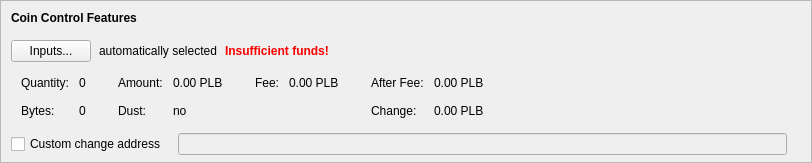
      <widget class="QFrame" name="frameCoinControl">
       <property name="sizePolicy">
        <sizepolicy hsizetype="Expanding" vsizetype="Fixed">
         <horstretch>0</horstretch>
         <verstretch>0</verstretch>
        </sizepolicy>
       </property>
       <property name="maximumSize">
        <size>
         <width>16777215</width>
         <height>16777215</height>
        </size>
       </property>
       <property name="frameShape">
        <enum>QFrame::StyledPanel</enum>
       </property>
       <property name="frameShadow">
        <enum>QFrame::Sunken</enum>
       </property>
       <layout class="QVBoxLayout" name="verticalLayoutCoinControl2">
        <property name="spacing">
         <number>0</number>
        </property>
        <property name="leftMargin">
         <number>0</number>
        </property>
        <property name="topMargin">
         <number>0</number>
        </property>
        <property name="rightMargin">
         <number>0</number>
        </property>
        <property name="bottomMargin">
         <number>6</number>
        </property>
        <item>
         <layout class="QVBoxLayout" name="verticalLayoutCoinControl" stretch="0,0,0,0,0">
          <property name="spacing">
           <number>0</number>
          </property>
          <property name="leftMargin">
           <number>10</number>
          </property>
          <property name="topMargin">
           <number>10</number>
          </property>
          <item>
           <layout class="QHBoxLayout" name="horizontalLayoutCoinControl1">
            <property name="bottomMargin">
             <number>15</number>
            </property>
            <item>
             <widget class="QLabel" name="labelCoinControlFeatures">
              <property name="sizePolicy">
               <sizepolicy hsizetype="Preferred" vsizetype="Maximum">
                <horstretch>0</horstretch>
                <verstretch>0</verstretch>
               </sizepolicy>
              </property>
              <property name="font">
               <font>
                <weight>57</weight>
                <bold>false</bold>
               </font>
              </property>
              <property name="styleSheet">
               <string notr="true">font-weight:500;</string>
              </property>
              <property name="text">
               <string>Coin Control Features</string>
              </property>
             </widget>
            </item>
           </layout>
          </item>
          <item>
           <layout class="QHBoxLayout" name="horizontalLayoutCoinControl2" stretch="0,0,0,0">
            <property name="spacing">
             <number>8</number>
            </property>
            <property name="bottomMargin">
             <number>10</number>
            </property>
            <item>
             <widget class="QPushButton" name="pushButtonCoinControl">
              <property name="styleSheet">
               <string notr="true"/>
              </property>
              <property name="text">
               <string>Inputs...</string>
              </property>
              <property name="autoDefault">
               <bool>false</bool>
              </property>
             </widget>
            </item>
            <item>
             <widget class="QLabel" name="labelCoinControlAutomaticallySelected">
              <property name="text">
               <string>automatically selected</string>
              </property>
              <property name="margin">
               <number>5</number>
              </property>
             </widget>
            </item>
            <item>
             <widget class="QLabel" name="labelCoinControlInsuffFunds">
              <property name="font">
               <font>
                <weight>57</weight>
                <bold>false</bold>
               </font>
              </property>
              <property name="styleSheet">
               <string notr="true">color:red;font-weight:500;</string>
              </property>
              <property name="text">
               <string>Insufficient funds!</string>
              </property>
              <property name="margin">
               <number>5</number>
              </property>
             </widget>
            </item>
            <item>
             <spacer name="horizontalSpacerCoinControl">
              <property name="orientation">
               <enum>Qt::Horizontal</enum>
              </property>
              <property name="sizeHint" stdset="0">
               <size>
                <width>40</width>
                <height>1</height>
               </size>
              </property>
             </spacer>
            </item>
           </layout>
          </item>
          <item>
           <widget class="QWidget" name="widgetCoinControl" native="true">
            <property name="sizePolicy">
             <sizepolicy hsizetype="Preferred" vsizetype="Preferred">
              <horstretch>0</horstretch>
              <verstretch>0</verstretch>
             </sizepolicy>
            </property>
            <property name="minimumSize">
             <size>
              <width>0</width>
              <height>0</height>
             </size>
            </property>
            <property name="styleSheet">
             <string notr="true"/>
            </property>
            <layout class="QHBoxLayout" name="horizontalLayoutCoinControl5">
             <property name="leftMargin">
              <number>0</number>
             </property>
             <property name="topMargin">
              <number>0</number>
             </property>
             <property name="rightMargin">
              <number>0</number>
             </property>
             <property name="bottomMargin">
              <number>0</number>
             </property>
             <item>
              <layout class="QHBoxLayout" name="horizontalLayoutCoinControl3" stretch="0,0,0,1">
               <property name="spacing">
                <number>20</number>
               </property>
               <property name="topMargin">
                <number>0</number>
               </property>
               <property name="bottomMargin">
                <number>10</number>
               </property>
               <item>
                <layout class="QFormLayout" name="formLayoutCoinControl1">
                 <property name="horizontalSpacing">
                  <number>10</number>
                 </property>
                 <property name="verticalSpacing">
                  <number>14</number>
                 </property>
                 <property name="leftMargin">
                  <number>10</number>
                 </property>
                 <property name="topMargin">
                  <number>4</number>
                 </property>
                 <property name="rightMargin">
                  <number>6</number>
                 </property>
                 <item row="0" column="0">
                  <widget class="QLabel" name="labelCoinControlQuantityText">
                   <property name="font">
                    <font>
                     <weight>57</weight>
                     <bold>false</bold>
                    </font>
                   </property>
                   <property name="text">
                    <string>Quantity:</string>
                   </property>
                   <property name="margin">
                    <number>0</number>
                   </property>
                  </widget>
                 </item>
                 <item row="0" column="1">
                  <widget class="QLabel" name="labelCoinControlQuantity">
                   <property name="cursor">
                    <cursorShape>IBeamCursor</cursorShape>
                   </property>
                   <property name="contextMenuPolicy">
                    <enum>Qt::ActionsContextMenu</enum>
                   </property>
                   <property name="text">
                    <string notr="true">0</string>
                   </property>
                   <property name="margin">
                    <number>0</number>
                   </property>
                   <property name="textInteractionFlags">
                    <set>Qt::LinksAccessibleByMouse|Qt::TextSelectableByKeyboard|Qt::TextSelectableByMouse</set>
                   </property>
                  </widget>
                 </item>
                 <item row="1" column="0">
                  <widget class="QLabel" name="labelCoinControlBytesText">
                   <property name="font">
                    <font>
                     <weight>57</weight>
                     <bold>false</bold>
                    </font>
                   </property>
                   <property name="text">
                    <string>Bytes:</string>
                   </property>
                  </widget>
                 </item>
                 <item row="1" column="1">
                  <widget class="QLabel" name="labelCoinControlBytes">
                   <property name="cursor">
                    <cursorShape>IBeamCursor</cursorShape>
                   </property>
                   <property name="contextMenuPolicy">
                    <enum>Qt::ActionsContextMenu</enum>
                   </property>
                   <property name="text">
                    <string notr="true">0</string>
                   </property>
                   <property name="textInteractionFlags">
                    <set>Qt::LinksAccessibleByMouse|Qt::TextSelectableByKeyboard|Qt::TextSelectableByMouse</set>
                   </property>
                  </widget>
                 </item>
                </layout>
               </item>
               <item>
                <layout class="QFormLayout" name="formLayoutCoinControl2">
                 <property name="horizontalSpacing">
                  <number>10</number>
                 </property>
                 <property name="verticalSpacing">
                  <number>14</number>
                 </property>
                 <property name="leftMargin">
                  <number>6</number>
                 </property>
                 <property name="topMargin">
                  <number>4</number>
                 </property>
                 <property name="rightMargin">
                  <number>6</number>
                 </property>
                 <item row="0" column="0">
                  <widget class="QLabel" name="labelCoinControlAmountText">
                   <property name="font">
                    <font>
                     <weight>57</weight>
                     <bold>false</bold>
                    </font>
                   </property>
                   <property name="text">
                    <string>Amount:</string>
                   </property>
                   <property name="margin">
                    <number>0</number>
                   </property>
                  </widget>
                 </item>
                 <item row="0" column="1">
                  <widget class="QLabel" name="labelCoinControlAmount">
                   <property name="cursor">
                    <cursorShape>IBeamCursor</cursorShape>
                   </property>
                   <property name="contextMenuPolicy">
                    <enum>Qt::ActionsContextMenu</enum>
                   </property>
                   <property name="text">
                    <string notr="true">0.00 PLB</string>
                   </property>
                   <property name="textInteractionFlags">
                    <set>Qt::LinksAccessibleByMouse|Qt::TextSelectableByKeyboard|Qt::TextSelectableByMouse</set>
                   </property>
                  </widget>
                 </item>
                 <item row="1" column="0">
                  <widget class="QLabel" name="labelCoinControlLowOutputText">
                   <property name="font">
                    <font>
                     <weight>57</weight>
                     <bold>false</bold>
                    </font>
                   </property>
                   <property name="text">
                    <string>Dust:</string>
                   </property>
                  </widget>
                 </item>
                 <item row="1" column="1">
                  <widget class="QLabel" name="labelCoinControlLowOutput">
                   <property name="cursor">
                    <cursorShape>IBeamCursor</cursorShape>
                   </property>
                   <property name="contextMenuPolicy">
                    <enum>Qt::ActionsContextMenu</enum>
                   </property>
                   <property name="text">
                    <string notr="true">no</string>
                   </property>
                   <property name="textInteractionFlags">
                    <set>Qt::LinksAccessibleByMouse|Qt::TextSelectableByKeyboard|Qt::TextSelectableByMouse</set>
                   </property>
                  </widget>
                 </item>
                </layout>
               </item>
               <item>
                <layout class="QFormLayout" name="formLayoutCoinControl3">
                 <property name="horizontalSpacing">
                  <number>10</number>
                 </property>
                 <property name="verticalSpacing">
                  <number>14</number>
                 </property>
                 <property name="leftMargin">
                  <number>6</number>
                 </property>
                 <property name="topMargin">
                  <number>4</number>
                 </property>
                 <property name="rightMargin">
                  <number>6</number>
                 </property>
                 <item row="0" column="0">
                  <widget class="QLabel" name="labelCoinControlFeeText">
                   <property name="font">
                    <font>
                     <weight>57</weight>
                     <bold>false</bold>
                    </font>
                   </property>
                   <property name="text">
                    <string>Fee:</string>
                   </property>
                   <property name="margin">
                    <number>0</number>
                   </property>
                  </widget>
                 </item>
                 <item row="0" column="1">
                  <widget class="QLabel" name="labelCoinControlFee">
                   <property name="cursor">
                    <cursorShape>IBeamCursor</cursorShape>
                   </property>
                   <property name="contextMenuPolicy">
                    <enum>Qt::ActionsContextMenu</enum>
                   </property>
                   <property name="text">
                    <string notr="true">0.00 PLB</string>
                   </property>
                   <property name="textInteractionFlags">
                    <set>Qt::LinksAccessibleByMouse|Qt::TextSelectableByKeyboard|Qt::TextSelectableByMouse</set>
                   </property>
                  </widget>
                 </item>
                </layout>
               </item>
               <item>
                <layout class="QFormLayout" name="formLayoutCoinControl4">
                 <property name="horizontalSpacing">
                  <number>10</number>
                 </property>
                 <property name="verticalSpacing">
                  <number>14</number>
                 </property>
                 <property name="leftMargin">
                  <number>6</number>
                 </property>
                 <property name="topMargin">
                  <number>4</number>
                 </property>
                 <property name="rightMargin">
                  <number>6</number>
                 </property>
                 <item row="0" column="0">
                  <widget class="QLabel" name="labelCoinControlAfterFeeText">
                   <property name="font">
                    <font>
                     <weight>57</weight>
                     <bold>false</bold>
                    </font>
                   </property>
                   <property name="text">
                    <string>After Fee:</string>
                   </property>
                   <property name="margin">
                    <number>0</number>
                   </property>
                  </widget>
                 </item>
                 <item row="0" column="1">
                  <widget class="QLabel" name="labelCoinControlAfterFee">
                   <property name="cursor">
                    <cursorShape>IBeamCursor</cursorShape>
                   </property>
                   <property name="contextMenuPolicy">
                    <enum>Qt::ActionsContextMenu</enum>
                   </property>
                   <property name="text">
                    <string notr="true">0.00 PLB</string>
                   </property>
                   <property name="textInteractionFlags">
                    <set>Qt::LinksAccessibleByMouse|Qt::TextSelectableByKeyboard|Qt::TextSelectableByMouse</set>
                   </property>
                  </widget>
                 </item>
                 <item row="1" column="0">
                  <widget class="QLabel" name="labelCoinControlChangeText">
                   <property name="font">
                    <font>
                     <weight>57</weight>
                     <bold>false</bold>
                    </font>
                   </property>
                   <property name="text">
                    <string>Change:</string>
                   </property>
                  </widget>
                 </item>
                 <item row="1" column="1">
                  <widget class="QLabel" name="labelCoinControlChange">
                   <property name="cursor">
                    <cursorShape>IBeamCursor</cursorShape>
                   </property>
                   <property name="contextMenuPolicy">
                    <enum>Qt::ActionsContextMenu</enum>
                   </property>
                   <property name="text">
                    <string notr="true">0.00 PLB</string>
                   </property>
                   <property name="textInteractionFlags">
                    <set>Qt::LinksAccessibleByMouse|Qt::TextSelectableByKeyboard|Qt::TextSelectableByMouse</set>
                   </property>
                  </widget>
                 </item>
                </layout>
               </item>
              </layout>
             </item>
            </layout>
           </widget>
          </item>
          <item>
           <layout class="QHBoxLayout" name="horizontalLayoutCoinControl4" stretch="0,0,0">
            <property name="spacing">
             <number>12</number>
            </property>
            <property name="sizeConstraint">
             <enum>QLayout::SetDefaultConstraint</enum>
            </property>
            <property name="topMargin">
             <number>5</number>
            </property>
            <property name="rightMargin">
             <number>5</number>
            </property>
            <item>
             <widget class="QCheckBox" name="checkBoxCoinControlChange">
              <property name="toolTip">
               <string>If this is activated, but the change address is empty or invalid, change will be sent to a newly generated address.</string>
              </property>
              <property name="text">
               <string>Custom change address</string>
              </property>
             </widget>
            </item>
            <item>
             <widget class="QValidatedLineEdit" name="lineEditCoinControlChange">
              <property name="enabled">
               <bool>false</bool>
              </property>
              <property name="sizePolicy">
               <sizepolicy hsizetype="Expanding" vsizetype="Fixed">
                <horstretch>0</horstretch>
                <verstretch>0</verstretch>
               </sizepolicy>
              </property>
             </widget>
            </item>
            <item>
             <widget class="QLabel" name="labelCoinControlChangeLabel">
              <property name="sizePolicy">
               <sizepolicy hsizetype="Preferred" vsizetype="Expanding">
                <horstretch>0</horstretch>
                <verstretch>0</verstretch>
               </sizepolicy>
              </property>
              <property name="minimumSize">
               <size>
                <width>0</width>
                <height>0</height>
               </size>
              </property>
              <property name="text">
               <string/>
              </property>
              <property name="margin">
               <number>3</number>
              </property>
             </widget>
            </item>
           </layout>
          </item>
          <item>
           <spacer name="verticalSpacerCoinControl">
            <property name="orientation">
             <enum>Qt::Vertical</enum>
            </property>
            <property name="sizeHint" stdset="0">
             <size>
              <width>800</width>
              <height>1</height>
             </size>
            </property>
           </spacer>
          </item>
         </layout>
        </item>
       </layout>
      </widget>
